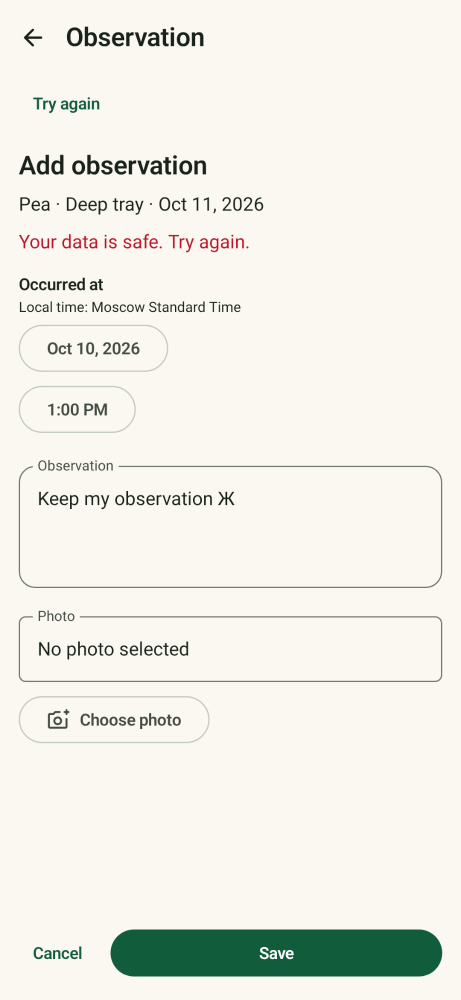
#> input picture shared/compose/src/androidUnitTest/snapshots/images/com.sedsoftware.sproutpace.compose_StoreReadFailureRenderingTest_retainedEditorReadFailureExposesActualRetryWithoutLosingAuthoredDraft_en-retained-editor-read-error.png, 461 x 1000 px; its folder holds only this picture in this run
$ python render-brand-review.py
#> lines starting #> are read from the running program, lines starting #| are printed output that depends on the picture
"""Build review sheets from actual Paparazzi output; does not alter goldens."""
from pathlib import Path
from PIL import Image, ImageDraw

ROOT = Path(__file__).resolve().parents[3]
FOLDER = ROOT / "shared/compose/src/androidUnitTest/snapshots/images"
OUTPUT = ROOT / "build/brand-review"
OUTPUT.mkdir(parents=True, exist_ok=True)
files = sorted(FOLDER.glob("*.png"))
for offset in range(0,len(files),12):
    sheet = Image.new("RGB", (4*300,3*700), "#D5D8CF")
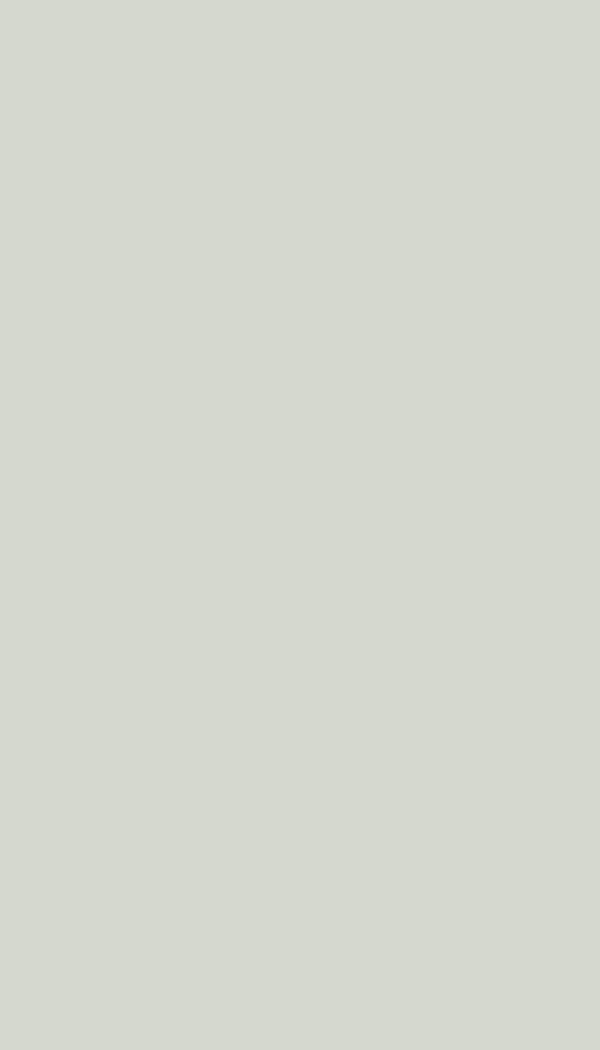
#> sheet: PIL image 1200x2100 RGB (shown at 1/2 size); mean R, G, B 213, 216, 207
    draw = ImageDraw.Draw(sheet)
    for index, path in enumerate(files[offset:offset+12]):
        image = Image.open(path).convert("RGB")
        image.thumbnail((290,650))
#> image: PIL image 290x629 RGB
        row,col = divmod(index,4)
        sheet.paste(image,(col*300+(300-image.width)//2,row*700+40))
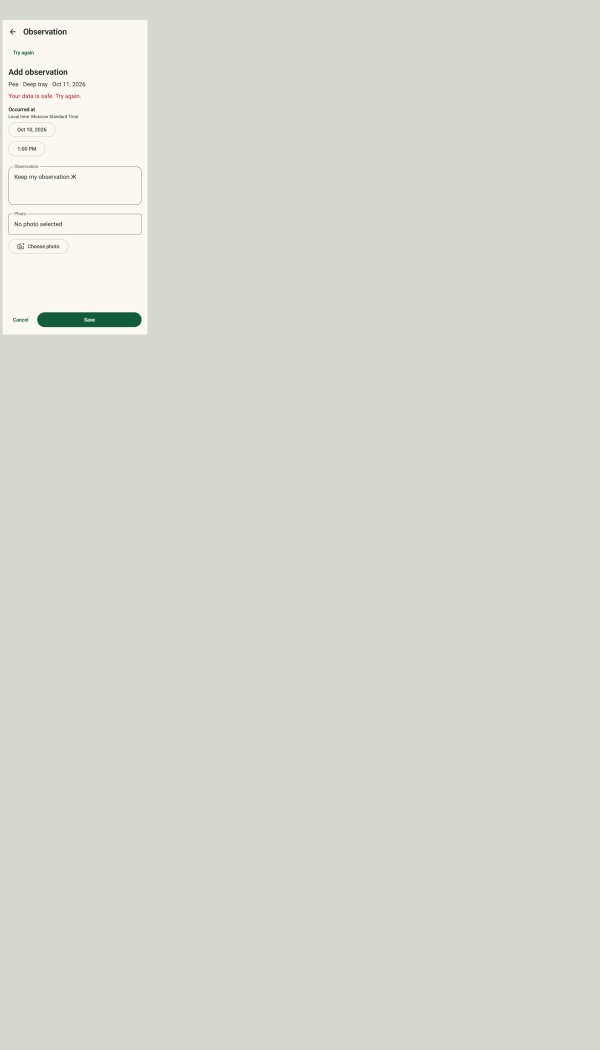
#> sheet: PIL image 1200x2100 RGB (shown at 1/2 size); mean R, G, B 214.8, 217.6, 208.6
        label=path.stem.split("sproutpacepreviewskt.")[-1]
        draw.text((col*300+5,row*700+5),label[:42],fill="black")
        draw.text((col*300+5,row*700+20),label[42:84],fill="black")
    sheet.save(OUTPUT / f"sheet-{offset//12+1}.jpg",quality=92)

# Three production surfaces, light/dark pair for each.
sheet = Image.new("RGB", (6*393, 891), "#D5D8CF")
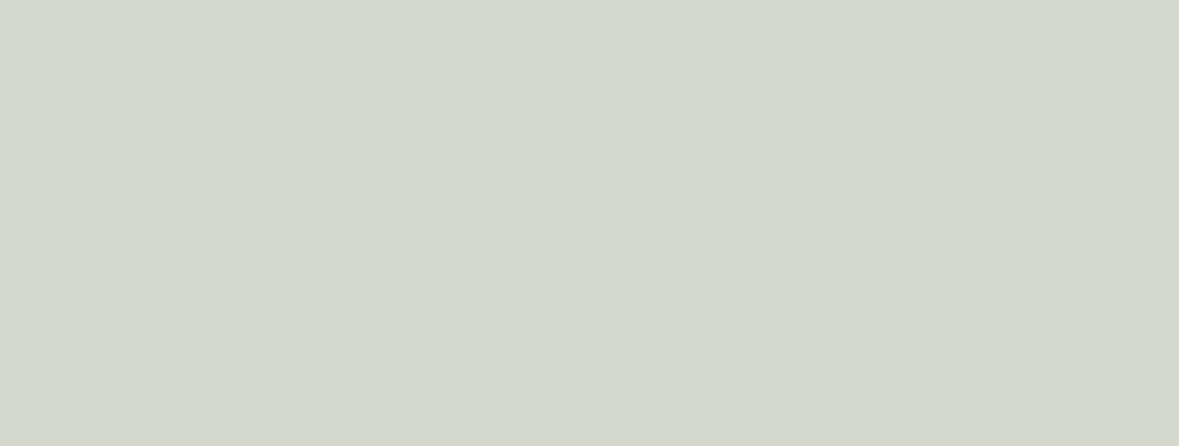
#> sheet: PIL image 2358x891 RGB (shown at 1/2 size); mean R, G, B 213, 216, 207
draw = ImageDraw.Draw(sheet)
for index,(name,theme) in enumerate((
    ("firstrunpreviews.01_first_run","light"),("firstrunpreviews.01_first_run","dark"),
    ("todaypreviews.02_today","light"),("todaypreviews.02_today","dark"),
    ("trayspreviews.03_trays","light"),("trayspreviews.03_trays","dark"),
)):
#> (the run stopped early here; a loop or call above may not have finished)
